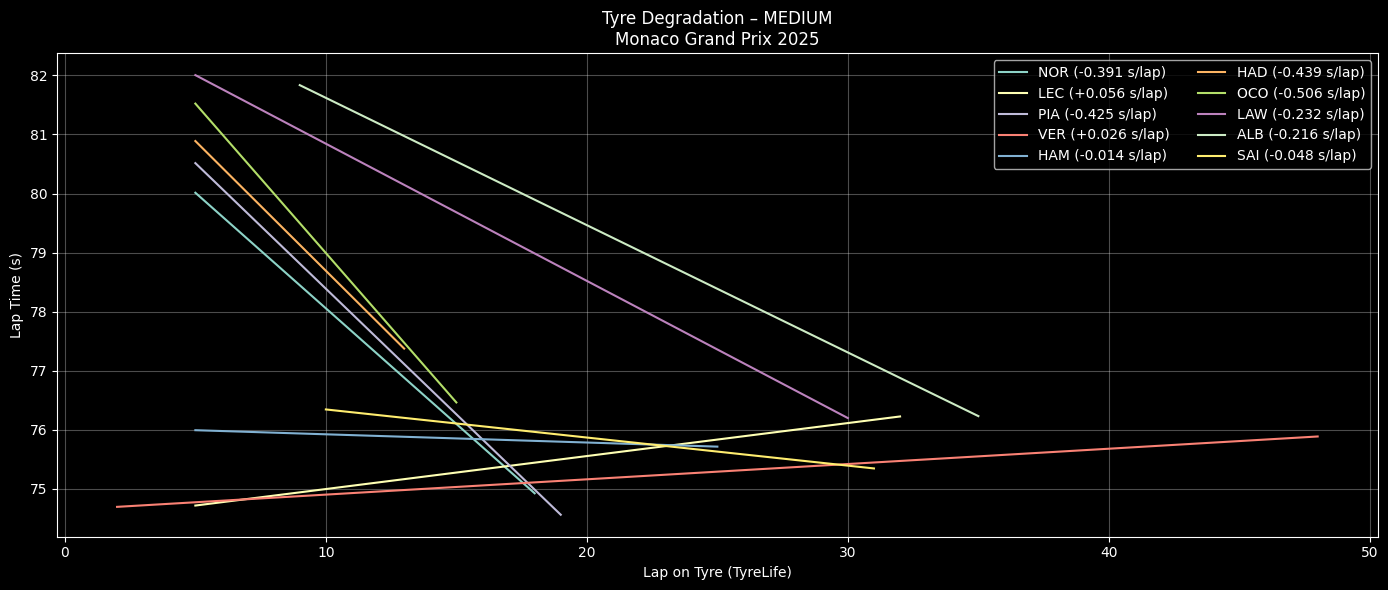

Here is the Python script that generated this plot:
import fastf1, os
import pandas as pd
import numpy as np
import matplotlib.pyplot as plt
from pathlib import Path

# ========= CONFIG =========
YEAR = 2025
GP = "Monaco Grand Prix"
SESSION = "R"
COMPOUND = "MEDIUM"      # SOFT / MEDIUM / HARD
TOP_N = 10             # Top N finishers
CACHE_DIR = Path("/content/fastf1_cache")

# ========= CACHE =========
CACHE_DIR.mkdir(parents=True, exist_ok=True)
fastf1.Cache.enable_cache(CACHE_DIR)

# ========= LOAD SESSION =========
session = fastf1.get_session(YEAR, GP, SESSION)
session.load()

laps = session.laps.copy()
laps = laps[laps["IsAccurate"]]

# Convert laptime to seconds
laps["LapTimeSec"] = laps["LapTime"].dt.total_seconds()

# ========= SELECT TOP DRIVERS =========
drivers = (
    session.results
    .sort_values("Position")
    .head(TOP_N)["Abbreviation"]
    .tolist()
)

laps = laps[laps["Driver"].isin(drivers)]

# ========= CLEAN LAPS =========
laps = laps[
    laps["PitInTime"].isna() &
    laps["PitOutTime"].isna() &
    (laps["Compound"] == COMPOUND)
]

# ========= REMOVE OUTLIERS (IQR PER DRIVER PER STINT) =========
clean = []

for (d, stint), dl in laps.groupby(["Driver", "Stint"]):
    if len(dl) < 5:
        continue

    q1, q3 = dl["LapTimeSec"].quantile([0.25, 0.75])
    iqr = q3 - q1

    dl = dl[
        (dl["LapTimeSec"] >= q1 - 1.5 * iqr) &
        (dl["LapTimeSec"] <= q3 + 1.5 * iqr)
    ]

    clean.append(dl)

clean = pd.concat(clean)

# ========= PLOT TYRE DEGRADATION =========
plt.figure(figsize=(14,6))

for d in drivers:
    dl = clean[clean["Driver"] == d]

    # pilih stint terpanjang untuk driver tsb
    if dl.empty:
        continue

    stint_id = (
        dl.groupby("Stint").size().idxmax()
    )

    stint_laps = dl[dl["Stint"] == stint_id]

    if len(stint_laps) < 5:
        continue

    x = stint_laps["TyreLife"]
    y = stint_laps["LapTimeSec"]

    # Linear regression → degradation slope
    z = np.polyfit(x, y, 1)
    y_fit = np.polyval(z, x)

    plt.plot(x, y_fit, label=f"{d} ({z[0]:+.03f} s/lap)")

plt.title(f"Tyre Degradation – {COMPOUND}\n{GP} {YEAR}")
plt.xlabel("Lap on Tyre (TyreLife)")
plt.ylabel("Lap Time (s)")
plt.grid(alpha=0.3)
plt.legend(ncol=2)
plt.tight_layout()
plt.show()
